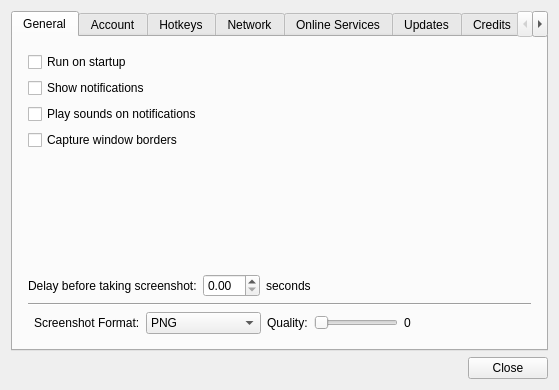
<?xml version="1.0" encoding="UTF-8"?>
<ui version="4.0">
 <class>PreferencesDialog</class>
 <widget class="QDialog" name="PreferencesDialog">
  <property name="windowModality">
   <enum>Qt::ApplicationModal</enum>
  </property>
  <property name="enabled">
   <bool>true</bool>
  </property>
  <property name="geometry">
   <rect>
    <x>0</x>
    <y>0</y>
    <width>559</width>
    <height>387</height>
   </rect>
  </property>
  <property name="sizePolicy">
   <sizepolicy hsizetype="Preferred" vsizetype="Preferred">
    <horstretch>0</horstretch>
    <verstretch>0</verstretch>
   </sizepolicy>
  </property>
  <property name="windowTitle">
   <string>Preferences - ScreenCloud</string>
  </property>
  <property name="sizeGripEnabled">
   <bool>false</bool>
  </property>
  <property name="modal">
   <bool>false</bool>
  </property>
  <layout class="QVBoxLayout" name="verticalLayout_5">
   <item>
    <widget class="QTabWidget" name="tabWidget">
     <property name="enabled">
      <bool>true</bool>
     </property>
     <property name="sizePolicy">
      <sizepolicy hsizetype="Expanding" vsizetype="Expanding">
       <horstretch>0</horstretch>
       <verstretch>0</verstretch>
      </sizepolicy>
     </property>
     <property name="minimumSize">
      <size>
       <width>500</width>
       <height>340</height>
      </size>
     </property>
     <property name="currentIndex">
      <number>0</number>
     </property>
     <widget class="QWidget" name="tab_general">
      <attribute name="title">
       <string>General</string>
      </attribute>
      <layout class="QVBoxLayout" name="verticalLayout_10">
       <item>
        <layout class="QVBoxLayout" name="verticalLayout_9">
         <property name="leftMargin">
          <number>6</number>
         </property>
         <property name="topMargin">
          <number>6</number>
         </property>
         <property name="rightMargin">
          <number>6</number>
         </property>
         <property name="bottomMargin">
          <number>6</number>
         </property>
         <item>
          <widget class="QCheckBox" name="checkBox_startup">
           <property name="text">
            <string>Run on startup</string>
           </property>
          </widget>
         </item>
         <item>
          <widget class="QCheckBox" name="checkBox_notifications">
           <property name="text">
            <string>Show notifications</string>
           </property>
          </widget>
         </item>
         <item>
          <widget class="QCheckBox" name="checkBox_soundNotifications">
           <property name="text">
            <string>Play sounds on notifications</string>
           </property>
          </widget>
         </item>
         <item>
          <widget class="QCheckBox" name="checkBox_windowBorders">
           <property name="text">
            <string>Capture window borders</string>
           </property>
          </widget>
         </item>
         <item>
          <spacer name="verticalSpacer_2">
           <property name="orientation">
            <enum>Qt::Vertical</enum>
           </property>
           <property name="sizeHint" stdset="0">
            <size>
             <width>20</width>
             <height>40</height>
            </size>
           </property>
          </spacer>
         </item>
         <item>
          <layout class="QHBoxLayout" name="layout_delay">
           <item>
            <widget class="QLabel" name="label_delay">
             <property name="text">
              <string>Delay before taking screenshot:</string>
             </property>
            </widget>
           </item>
           <item>
            <widget class="QDoubleSpinBox" name="spinBox_delay">
             <property name="maximum">
              <double>10.000000000000000</double>
             </property>
             <property name="singleStep">
              <double>0.100000000000000</double>
             </property>
            </widget>
           </item>
           <item>
            <widget class="QLabel" name="label_seconds">
             <property name="text">
              <string>seconds</string>
             </property>
            </widget>
           </item>
           <item>
            <spacer name="horizontalSpacer_6">
             <property name="orientation">
              <enum>Qt::Horizontal</enum>
             </property>
             <property name="sizeHint" stdset="0">
              <size>
               <width>40</width>
               <height>20</height>
              </size>
             </property>
            </spacer>
           </item>
          </layout>
         </item>
         <item>
          <widget class="Line" name="line_2">
           <property name="orientation">
            <enum>Qt::Horizontal</enum>
           </property>
          </widget>
         </item>
         <item>
          <layout class="QHBoxLayout" name="layout_filetype">
           <item>
            <widget class="Line" name="line">
             <property name="orientation">
              <enum>Qt::Horizontal</enum>
             </property>
            </widget>
           </item>
           <item>
            <widget class="QLabel" name="label_screenshot_format">
             <property name="text">
              <string>Screenshot Format:</string>
             </property>
            </widget>
           </item>
           <item>
            <widget class="QComboBox" name="combobox_imageFormat">
             <property name="sizePolicy">
              <sizepolicy hsizetype="Preferred" vsizetype="Preferred">
               <horstretch>1</horstretch>
               <verstretch>0</verstretch>
              </sizepolicy>
             </property>
             <property name="editable">
              <bool>false</bool>
             </property>
             <item>
              <property name="text">
               <string notr="true">PNG</string>
              </property>
             </item>
             <item>
              <property name="text">
               <string notr="true">JPG</string>
              </property>
             </item>
            </widget>
           </item>
           <item>
            <widget class="QLabel" name="label_quality">
             <property name="text">
              <string>Quality:</string>
             </property>
            </widget>
           </item>
           <item>
            <widget class="QSlider" name="slider_jpegQuality">
             <property name="maximum">
              <number>100</number>
             </property>
             <property name="orientation">
              <enum>Qt::Horizontal</enum>
             </property>
            </widget>
           </item>
           <item>
            <widget class="QLabel" name="label_qualityNumber">
             <property name="text">
              <string>0</string>
             </property>
            </widget>
           </item>
           <item>
            <spacer name="horizontalSpacer_3">
             <property name="orientation">
              <enum>Qt::Horizontal</enum>
             </property>
             <property name="sizeType">
              <enum>QSizePolicy::Preferred</enum>
             </property>
             <property name="sizeHint" stdset="0">
              <size>
               <width>120</width>
               <height>20</height>
              </size>
             </property>
            </spacer>
           </item>
          </layout>
         </item>
        </layout>
       </item>
      </layout>
     </widget>
     <widget class="QWidget" name="tab_account">
      <attribute name="title">
       <string>Account</string>
      </attribute>
      <layout class="QVBoxLayout" name="verticalLayout_7">
       <item>
        <widget class="QGroupBox" name="group_account">
         <property name="title">
          <string>Account</string>
         </property>
         <layout class="QVBoxLayout" name="verticalLayout_8">
          <item>
           <layout class="QFormLayout" name="formLayout">
            <item row="0" column="0">
             <widget class="QLabel" name="label_textEmail">
              <property name="text">
               <string>Logged in as:</string>
              </property>
             </widget>
            </item>
            <item row="0" column="1">
             <widget class="QLabel" name="label_email">
              <property name="text">
               <string>test@example.com</string>
              </property>
             </widget>
            </item>
            <item row="1" column="0">
             <widget class="QLabel" name="label_textScreenshots">
              <property name="text">
               <string>Screenshots:</string>
              </property>
             </widget>
            </item>
            <item row="1" column="1">
             <widget class="QLabel" name="label_screenshots">
              <property name="text">
               <string>Loading...</string>
              </property>
             </widget>
            </item>
            <item row="2" column="0">
             <widget class="QLabel" name="label_textAccountType">
              <property name="text">
               <string>Account Type:</string>
              </property>
             </widget>
            </item>
            <item row="2" column="1">
             <widget class="QLabel" name="label_accountType">
              <property name="text">
               <string>Loading...</string>
              </property>
             </widget>
            </item>
           </layout>
          </item>
          <item>
           <layout class="QHBoxLayout" name="horizontalLayout_3">
            <item>
             <widget class="QPushButton" name="button_logout">
              <property name="text">
               <string>Log out...</string>
              </property>
             </widget>
            </item>
            <item>
             <widget class="QPushButton" name="button_dashboard">
              <property name="text">
               <string>Open Online Dashboard...</string>
              </property>
             </widget>
            </item>
            <item>
             <spacer name="spacer_accountButtons">
              <property name="orientation">
               <enum>Qt::Horizontal</enum>
              </property>
              <property name="sizeHint" stdset="0">
               <size>
                <width>40</width>
                <height>20</height>
               </size>
              </property>
             </spacer>
            </item>
           </layout>
          </item>
         </layout>
        </widget>
       </item>
       <item>
        <widget class="QGroupBox" name="group_notLoggedIn">
         <property name="title">
          <string>Not logged in</string>
         </property>
         <layout class="QVBoxLayout" name="verticalLayout">
          <item>
           <widget class="QLabel" name="label_youAreNotLoggedIn">
            <property name="text">
             <string>You are not logged in to ScreenCloud.</string>
            </property>
           </widget>
          </item>
          <item>
           <widget class="QLabel" name="label_loggingIn">
            <property name="text">
             <string>&lt;html&gt;&lt;head/&gt;&lt;body&gt;&lt;p&gt;Logging in will allow you to share screenshots on &lt;a href=&quot;https://screencloud.net/&quot;&gt;&lt;span style=&quot; text-decoration: underline; color:#0000ff;&quot;&gt;screencloud.net&lt;/span&gt;&lt;/a&gt;&lt;/p&gt;&lt;/body&gt;&lt;/html&gt;</string>
            </property>
           </widget>
          </item>
          <item>
           <layout class="QHBoxLayout" name="horizontalLayout_2">
            <item>
             <widget class="QPushButton" name="button_login">
              <property name="sizePolicy">
               <sizepolicy hsizetype="Preferred" vsizetype="Preferred">
                <horstretch>0</horstretch>
                <verstretch>0</verstretch>
               </sizepolicy>
              </property>
              <property name="text">
               <string>Log in...</string>
              </property>
              <property name="default">
               <bool>false</bool>
              </property>
              <property name="flat">
               <bool>false</bool>
              </property>
             </widget>
            </item>
            <item>
             <spacer name="horizontalSpacer_7">
              <property name="orientation">
               <enum>Qt::Horizontal</enum>
              </property>
              <property name="sizeHint" stdset="0">
               <size>
                <width>40</width>
                <height>20</height>
               </size>
              </property>
             </spacer>
            </item>
           </layout>
          </item>
         </layout>
        </widget>
       </item>
       <item>
        <spacer name="verticalSpacer">
         <property name="orientation">
          <enum>Qt::Vertical</enum>
         </property>
         <property name="sizeHint" stdset="0">
          <size>
           <width>20</width>
           <height>40</height>
          </size>
         </property>
        </spacer>
       </item>
      </layout>
     </widget>
     <widget class="QWidget" name="tab_hotkeys">
      <attribute name="title">
       <string>Hotkeys</string>
      </attribute>
      <layout class="QVBoxLayout" name="verticalLayout_15">
       <item>
        <layout class="QVBoxLayout" name="verticalLayout_2">
         <item>
          <widget class="QTableWidget" name="table_hotkeys">
           <property name="sizePolicy">
            <sizepolicy hsizetype="Expanding" vsizetype="Expanding">
             <horstretch>0</horstretch>
             <verstretch>0</verstretch>
            </sizepolicy>
           </property>
           <property name="autoFillBackground">
            <bool>false</bool>
           </property>
           <property name="editTriggers">
            <set>QAbstractItemView::DoubleClicked|QAbstractItemView::EditKeyPressed</set>
           </property>
           <property name="dragEnabled">
            <bool>false</bool>
           </property>
           <property name="dragDropOverwriteMode">
            <bool>false</bool>
           </property>
           <property name="selectionMode">
            <enum>QAbstractItemView::SingleSelection</enum>
           </property>
           <property name="columnCount">
            <number>2</number>
           </property>
           <attribute name="horizontalHeaderDefaultSectionSize">
            <number>200</number>
           </attribute>
           <attribute name="horizontalHeaderMinimumSectionSize">
            <number>200</number>
           </attribute>
           <attribute name="horizontalHeaderStretchLastSection">
            <bool>true</bool>
           </attribute>
           <attribute name="verticalHeaderVisible">
            <bool>false</bool>
           </attribute>
           <attribute name="verticalHeaderStretchLastSection">
            <bool>false</bool>
           </attribute>
           <row>
            <property name="text">
             <string>0</string>
            </property>
           </row>
           <row>
            <property name="text">
             <string>1</string>
            </property>
           </row>
           <row>
            <property name="text">
             <string>2</string>
            </property>
           </row>
           <column>
            <property name="text">
             <string>Action</string>
            </property>
           </column>
           <column>
            <property name="text">
             <string>Shortcut</string>
            </property>
           </column>
           <item row="0" column="0">
            <property name="text">
             <string>Capture Full Screen</string>
            </property>
           </item>
           <item row="0" column="1">
            <property name="text">
             <string>shortcut 1</string>
            </property>
           </item>
           <item row="1" column="0">
            <property name="text">
             <string>Capture Selection</string>
            </property>
           </item>
           <item row="1" column="1">
            <property name="text">
             <string>shortcut 2</string>
            </property>
           </item>
           <item row="2" column="0">
            <property name="text">
             <string>Capture Active Window</string>
            </property>
           </item>
           <item row="2" column="1">
            <property name="text">
             <string>shortcut 3</string>
            </property>
           </item>
          </widget>
         </item>
         <item>
          <layout class="QHBoxLayout" name="horizontalLayout">
           <item>
            <widget class="QPushButton" name="button_restoreDefaults">
             <property name="text">
              <string>Restore &amp;defaults</string>
             </property>
            </widget>
           </item>
           <item>
            <spacer name="horizontalSpacer_4">
             <property name="orientation">
              <enum>Qt::Horizontal</enum>
             </property>
             <property name="sizeHint" stdset="0">
              <size>
               <width>40</width>
               <height>20</height>
              </size>
             </property>
            </spacer>
           </item>
          </layout>
         </item>
        </layout>
       </item>
      </layout>
     </widget>
     <widget class="QWidget" name="tab_network">
      <attribute name="title">
       <string>Network</string>
      </attribute>
      <layout class="QVBoxLayout" name="verticalLayout_6">
       <item>
        <widget class="QGroupBox" name="groupBox">
         <property name="title">
          <string>Proxy settings</string>
         </property>
         <layout class="QHBoxLayout" name="horizontalLayout_5">
          <item>
           <layout class="QVBoxLayout" name="verticalLayout_3">
            <item>
             <layout class="QFormLayout" name="formLayout_4">
              <property name="fieldGrowthPolicy">
               <enum>QFormLayout::ExpandingFieldsGrow</enum>
              </property>
              <item row="0" column="0">
               <widget class="QLabel" name="label_proxy">
                <property name="text">
                 <string>Proxy server:</string>
                </property>
               </widget>
              </item>
              <item row="0" column="1">
               <widget class="QComboBox" name="comboBox_proxyType">
                <property name="sizePolicy">
                 <sizepolicy hsizetype="Expanding" vsizetype="Preferred">
                  <horstretch>0</horstretch>
                  <verstretch>0</verstretch>
                 </sizepolicy>
                </property>
                <item>
                 <property name="text">
                  <string>None</string>
                 </property>
                </item>
                <item>
                 <property name="text">
                  <string>Automatic (use system settings)</string>
                 </property>
                </item>
                <item>
                 <property name="text">
                  <string>HTTP</string>
                 </property>
                </item>
                <item>
                 <property name="text">
                  <string>SOCKS5</string>
                 </property>
                </item>
               </widget>
              </item>
             </layout>
            </item>
            <item>
             <widget class="QWidget" name="formWidget_hostnamePort" native="true">
              <layout class="QFormLayout" name="formLayout_hostnamePort">
               <property name="fieldGrowthPolicy">
                <enum>QFormLayout::AllNonFixedFieldsGrow</enum>
               </property>
               <item row="2" column="1">
                <widget class="QSpinBox" name="spinBox_port">
                 <property name="maximum">
                  <number>65535</number>
                 </property>
                 <property name="value">
                  <number>8080</number>
                 </property>
                </widget>
               </item>
               <item row="2" column="0">
                <widget class="QLabel" name="label_port">
                 <property name="text">
                  <string>Port:</string>
                 </property>
                </widget>
               </item>
               <item row="1" column="1">
                <widget class="QLineEdit" name="input_hostname"/>
               </item>
               <item row="1" column="0">
                <widget class="QLabel" name="label_hostname">
                 <property name="text">
                  <string>Hostname:</string>
                 </property>
                </widget>
               </item>
              </layout>
             </widget>
            </item>
            <item>
             <widget class="QCheckBox" name="checkBox_auth">
              <property name="text">
               <string>Proxy server requires authentication</string>
              </property>
             </widget>
            </item>
            <item>
             <widget class="QWidget" name="formWidget_ProxyAuth" native="true">
              <property name="enabled">
               <bool>false</bool>
              </property>
              <layout class="QFormLayout" name="form_proxyAuth">
               <property name="fieldGrowthPolicy">
                <enum>QFormLayout::AllNonFixedFieldsGrow</enum>
               </property>
               <item row="0" column="0">
                <widget class="QLabel" name="label_proxyUsername">
                 <property name="text">
                  <string>Username:</string>
                 </property>
                </widget>
               </item>
               <item row="0" column="1">
                <widget class="QLineEdit" name="input_proxyUsername"/>
               </item>
               <item row="1" column="0">
                <widget class="QLabel" name="label_proxyPassword">
                 <property name="text">
                  <string>Password:</string>
                 </property>
                </widget>
               </item>
               <item row="1" column="1">
                <widget class="QLineEdit" name="input_proxyPassword">
                 <property name="echoMode">
                  <enum>QLineEdit::Password</enum>
                 </property>
                </widget>
               </item>
              </layout>
             </widget>
            </item>
           </layout>
          </item>
          <item>
           <spacer name="horizontalSpacer_8">
            <property name="orientation">
             <enum>Qt::Horizontal</enum>
            </property>
            <property name="sizeType">
             <enum>QSizePolicy::Preferred</enum>
            </property>
            <property name="sizeHint" stdset="0">
             <size>
              <width>232</width>
              <height>20</height>
             </size>
            </property>
           </spacer>
          </item>
         </layout>
        </widget>
       </item>
       <item>
        <spacer name="verticalSpacer_3">
         <property name="orientation">
          <enum>Qt::Vertical</enum>
         </property>
         <property name="sizeHint" stdset="0">
          <size>
           <width>20</width>
           <height>40</height>
          </size>
         </property>
        </spacer>
       </item>
      </layout>
     </widget>
     <widget class="QWidget" name="tab_services">
      <attribute name="title">
       <string>Online Services</string>
      </attribute>
      <layout class="QVBoxLayout" name="verticalLayout_12">
       <item>
        <widget class="QListView" name="list_uploaders"/>
       </item>
       <item>
        <layout class="QHBoxLayout" name="layout_buttons">
         <item>
          <widget class="QPushButton" name="button_settings">
           <property name="enabled">
            <bool>false</bool>
           </property>
           <property name="sizePolicy">
            <sizepolicy hsizetype="MinimumExpanding" vsizetype="Fixed">
             <horstretch>0</horstretch>
             <verstretch>0</verstretch>
            </sizepolicy>
           </property>
           <property name="text">
            <string>Settings...</string>
           </property>
          </widget>
         </item>
         <item>
          <widget class="QPushButton" name="button_plugins">
           <property name="sizePolicy">
            <sizepolicy hsizetype="MinimumExpanding" vsizetype="Fixed">
             <horstretch>0</horstretch>
             <verstretch>0</verstretch>
            </sizepolicy>
           </property>
           <property name="text">
            <string>More services...</string>
           </property>
          </widget>
         </item>
         <item>
          <spacer name="horizontalSpacer">
           <property name="orientation">
            <enum>Qt::Horizontal</enum>
           </property>
           <property name="sizeHint" stdset="0">
            <size>
             <width>40</width>
             <height>20</height>
            </size>
           </property>
          </spacer>
         </item>
         <item>
          <widget class="QCheckBox" name="checkBox_askMe">
           <property name="text">
            <string>Ask me before uploading</string>
           </property>
          </widget>
         </item>
        </layout>
       </item>
      </layout>
     </widget>
     <widget class="QWidget" name="tab_updates">
      <attribute name="title">
       <string>Updates</string>
      </attribute>
      <layout class="QVBoxLayout" name="verticalLayout_13">
       <item>
        <widget class="QGroupBox" name="group_version">
         <property name="title">
          <string>Version</string>
         </property>
         <layout class="QVBoxLayout" name="verticalLayout_16">
          <item>
           <layout class="QFormLayout" name="formLayout_version">
            <property name="fieldGrowthPolicy">
             <enum>QFormLayout::AllNonFixedFieldsGrow</enum>
            </property>
            <item row="0" column="0">
             <widget class="QLabel" name="label_textCurrentVersion">
              <property name="text">
               <string>Installed version:</string>
              </property>
             </widget>
            </item>
            <item row="0" column="1">
             <widget class="QLabel" name="label_currentVersion">
              <property name="text">
               <string>0.0.0</string>
              </property>
             </widget>
            </item>
            <item row="1" column="0">
             <widget class="QLabel" name="label_textLatestVersion">
              <property name="text">
               <string>Latest version:</string>
              </property>
             </widget>
            </item>
            <item row="1" column="1">
             <widget class="QLabel" name="label_latestVersion">
              <property name="text">
               <string>Loading...</string>
              </property>
             </widget>
            </item>
           </layout>
          </item>
         </layout>
        </widget>
       </item>
       <item>
        <widget class="QGroupBox" name="group_updateSettings">
         <property name="title">
          <string>Settings</string>
         </property>
         <layout class="QVBoxLayout" name="verticalLayout_17">
          <item>
           <widget class="QCheckBox" name="checkBox_autoUpdate">
            <property name="text">
             <string>Check for updates automatically</string>
            </property>
           </widget>
          </item>
         </layout>
        </widget>
       </item>
       <item>
        <layout class="QHBoxLayout" name="layout_updateButton">
         <item>
          <widget class="QPushButton" name="button_checkForUpdates">
           <property name="sizePolicy">
            <sizepolicy hsizetype="Preferred" vsizetype="Preferred">
             <horstretch>0</horstretch>
             <verstretch>0</verstretch>
            </sizepolicy>
           </property>
           <property name="minimumSize">
            <size>
             <width>40</width>
             <height>0</height>
            </size>
           </property>
           <property name="text">
            <string>Check for updates now...</string>
           </property>
          </widget>
         </item>
         <item>
          <spacer name="horizontalSpacer_5">
           <property name="orientation">
            <enum>Qt::Horizontal</enum>
           </property>
           <property name="sizeHint" stdset="0">
            <size>
             <width>40</width>
             <height>20</height>
            </size>
           </property>
          </spacer>
         </item>
        </layout>
       </item>
       <item>
        <spacer name="verticalSpacer_4">
         <property name="orientation">
          <enum>Qt::Vertical</enum>
         </property>
         <property name="sizeHint" stdset="0">
          <size>
           <width>20</width>
           <height>40</height>
          </size>
         </property>
        </spacer>
       </item>
      </layout>
     </widget>
     <widget class="QWidget" name="tab_credits">
      <attribute name="title">
       <string>Credits</string>
      </attribute>
      <layout class="QVBoxLayout" name="verticalLayout_14">
       <item>
        <widget class="QLabel" name="label_credits">
         <property name="font">
          <font>
           <pointsize>12</pointsize>
           <weight>50</weight>
           <bold>false</bold>
          </font>
         </property>
         <property name="text">
          <string>&lt;!DOCTYPE HTML PUBLIC &quot;-//W3C//DTD HTML 4.0//EN&quot; &quot;http://www.w3.org/TR/REC-html40/strict.dtd&quot;&gt;
&lt;html&gt;&lt;head&gt;&lt;meta name=&quot;qrichtext&quot; content=&quot;1&quot; /&gt;&lt;style type=&quot;text/css&quot;&gt;
p, li { white-space: pre-wrap; }
&lt;/style&gt;&lt;/head&gt;&lt;body style=&quot; font-family:'MS Shell Dlg 2'; font-size:12pt; font-weight:400; font-style:normal;&quot;&gt;
&lt;p style=&quot; margin-top:12px; margin-bottom:0px; margin-left:0px; margin-right:0px; -qt-block-indent:0; text-indent:0px;&quot;&gt;&lt;span style=&quot; font-family:'Ubuntu'; font-size:11pt;&quot;&gt;This application and the ScreenCloud website was made by Olav Sortland Thoresen. The following libraries were used:&lt;/span&gt;&lt;/p&gt;
&lt;ul style=&quot;margin-top: 0px; margin-bottom: 0px; margin-left: 0px; margin-right: 0px; -qt-list-indent: 1;&quot;&gt;&lt;li style=&quot; font-family:'Ubuntu'; font-size:11pt; font-weight:600;&quot; style=&quot; margin-top:12px; margin-bottom:0px; margin-left:0px; margin-right:0px; -qt-block-indent:0; text-indent:0px;&quot;&gt;&lt;a href=&quot;http://qt-project.org/&quot;&gt;&lt;span style=&quot; font-weight:400; text-decoration: underline; color:#0000ff;&quot;&gt;Qt&lt;/span&gt;&lt;/a&gt;&lt;/li&gt;
&lt;li style=&quot; font-family:'Ubuntu'; font-size:11pt;&quot; style=&quot; margin-top:0px; margin-bottom:0px; margin-left:0px; margin-right:0px; -qt-block-indent:0; text-indent:0px;&quot;&gt;&lt;a href=&quot;http://libqxt.org/&quot;&gt;&lt;span style=&quot; text-decoration: underline; color:#0000ff;&quot;&gt;Qxt&lt;/span&gt;&lt;/a&gt;&lt;/li&gt;
&lt;li style=&quot; font-family:'Ubuntu'; font-size:11pt;&quot; style=&quot; margin-top:0px; margin-bottom:0px; margin-left:0px; margin-right:0px; -qt-block-indent:0; text-indent:0px;&quot;&gt;&lt;a href=&quot;http://qt.gitorious.org/qt-solutions&quot;&gt;&lt;span style=&quot; text-decoration: underline; color:#0000ff;&quot;&gt;QtSolutions&lt;/span&gt;&lt;/a&gt;&lt;/li&gt;&lt;/ul&gt;
&lt;ul style=&quot;margin-top: 0px; margin-bottom: 0px; margin-left: 0px; margin-right: 0px; -qt-list-indent: 1;&quot;&gt;&lt;li style=&quot; font-family:'Ubuntu'; font-size:11pt;&quot; style=&quot; margin-top:0px; margin-bottom:0px; margin-left:0px; margin-right:0px; -qt-block-indent:0; text-indent:0px;&quot;&gt;&lt;a href=&quot;http://pythonqt.sourceforge.net/&quot;&gt;&lt;span style=&quot; text-decoration: underline; color:#0000ff;&quot;&gt;PythonQt&lt;/span&gt;&lt;/a&gt;&lt;/li&gt;&lt;/ul&gt;
&lt;ul style=&quot;margin-top: 0px; margin-bottom: 0px; margin-left: 0px; margin-right: 0px; -qt-list-indent: 1;&quot;&gt;&lt;li style=&quot; font-family:'Ubuntu'; font-size:11pt;&quot; style=&quot; margin-top:0px; margin-bottom:0px; margin-left:0px; margin-right:0px; -qt-block-indent:0; text-indent:0px;&quot;&gt;&lt;a href=&quot;http://quazip.sourceforge.net/&quot;&gt;&lt;span style=&quot; text-decoration: underline; color:#0000ff;&quot;&gt;QuaZip&lt;/span&gt;&lt;/a&gt;&lt;/li&gt;&lt;/ul&gt;
&lt;p style=&quot;-qt-paragraph-type:empty; margin-top:0px; margin-bottom:0px; margin-left:0px; margin-right:0px; -qt-block-indent:0; text-indent:0px; font-family:'Ubuntu'; font-size:11pt; text-decoration: underline; color:#0000ff;&quot;&gt;&lt;br /&gt;&lt;/p&gt;&lt;/body&gt;&lt;/html&gt;</string>
         </property>
         <property name="scaledContents">
          <bool>false</bool>
         </property>
         <property name="wordWrap">
          <bool>true</bool>
         </property>
         <property name="openExternalLinks">
          <bool>true</bool>
         </property>
        </widget>
       </item>
       <item>
        <spacer name="verticalSpacer_5">
         <property name="orientation">
          <enum>Qt::Vertical</enum>
         </property>
         <property name="sizeHint" stdset="0">
          <size>
           <width>20</width>
           <height>40</height>
          </size>
         </property>
        </spacer>
       </item>
       <item>
        <widget class="QLabel" name="label">
         <property name="text">
          <string>&lt;html&gt;&lt;head/&gt;&lt;body&gt;&lt;p&gt;&lt;span style=&quot; font-family:'Ubuntu'; font-size:11pt;&quot;&gt;ScreenCloud uses icons from &lt;/span&gt;&lt;a href=&quot;http://www.visualpharm.com/must_have_icon_set/&quot;&gt;&lt;span style=&quot; font-family:'Ubuntu'; font-size:11pt; text-decoration: underline; color:#0000ff;&quot;&gt;Must Have&lt;/span&gt;&lt;/a&gt;&lt;span style=&quot; font-family:'Ubuntu'; font-size:11pt;&quot;&gt; and &lt;/span&gt;&lt;a href=&quot;http://freebiesbooth.com/hand-drawn-web-icons&quot;&gt;&lt;span style=&quot; font-family:'Ubuntu'; font-size:11pt; text-decoration: underline; color:#0000ff;&quot;&gt;Hand Drawn Web Icons&lt;/span&gt;&lt;/a&gt;&lt;span style=&quot; font-family:'Ubuntu'; font-size:11pt;&quot;&gt;.&lt;br/&gt;&lt;/span&gt;&lt;/p&gt;&lt;/body&gt;&lt;/html&gt;</string>
         </property>
         <property name="openExternalLinks">
          <bool>true</bool>
         </property>
        </widget>
       </item>
       <item>
        <layout class="QHBoxLayout" name="horizontalLayout_4">
         <item>
          <widget class="QPushButton" name="button_licenses">
           <property name="text">
            <string>Licenses...</string>
           </property>
           <property name="autoDefault">
            <bool>false</bool>
           </property>
          </widget>
         </item>
         <item>
          <widget class="QPushButton" name="button_aboutqt">
           <property name="text">
            <string>About Qt...</string>
           </property>
           <property name="autoDefault">
            <bool>false</bool>
           </property>
          </widget>
         </item>
         <item>
          <spacer name="horizontalSpacer_2">
           <property name="orientation">
            <enum>Qt::Horizontal</enum>
           </property>
           <property name="sizeHint" stdset="0">
            <size>
             <width>40</width>
             <height>20</height>
            </size>
           </property>
          </spacer>
         </item>
        </layout>
       </item>
      </layout>
     </widget>
     <widget class="QWidget" name="tab_debug">
      <property name="enabled">
       <bool>false</bool>
      </property>
      <attribute name="title">
       <string>Debug</string>
      </attribute>
      <layout class="QVBoxLayout" name="verticalLayout_11">
       <item>
        <layout class="QVBoxLayout" name="layout_debug"/>
       </item>
      </layout>
     </widget>
    </widget>
   </item>
   <item>
    <widget class="QDialogButtonBox" name="buttonBox_close">
     <property name="sizePolicy">
      <sizepolicy hsizetype="Preferred" vsizetype="Preferred">
       <horstretch>0</horstretch>
       <verstretch>0</verstretch>
      </sizepolicy>
     </property>
     <property name="sizeIncrement">
      <size>
       <width>0</width>
       <height>0</height>
      </size>
     </property>
     <property name="standardButtons">
      <set>QDialogButtonBox::Close</set>
     </property>
    </widget>
   </item>
  </layout>
  <action name="actionShowDebug">
   <property name="text">
    <string>Show Debug</string>
   </property>
   <property name="shortcut">
    <string>Ctrl+D</string>
   </property>
  </action>
 </widget>
 <tabstops>
  <tabstop>checkBox_startup</tabstop>
  <tabstop>checkBox_notifications</tabstop>
  <tabstop>checkBox_soundNotifications</tabstop>
  <tabstop>checkBox_windowBorders</tabstop>
  <tabstop>spinBox_delay</tabstop>
  <tabstop>combobox_imageFormat</tabstop>
  <tabstop>slider_jpegQuality</tabstop>
  <tabstop>table_hotkeys</tabstop>
  <tabstop>list_uploaders</tabstop>
  <tabstop>button_settings</tabstop>
  <tabstop>checkBox_askMe</tabstop>
 </tabstops>
 <resources/>
 <connections>
  <connection>
   <sender>buttonBox_close</sender>
   <signal>clicked(QAbstractButton*)</signal>
   <receiver>PreferencesDialog</receiver>
   <slot>accept()</slot>
   <hints>
    <hint type="sourcelabel">
     <x>483</x>
     <y>374</y>
    </hint>
    <hint type="destinationlabel">
     <x>3</x>
     <y>356</y>
    </hint>
   </hints>
  </connection>
  <connection>
   <sender>checkBox_auth</sender>
   <signal>toggled(bool)</signal>
   <receiver>formWidget_ProxyAuth</receiver>
   <slot>setEnabled(bool)</slot>
   <hints>
    <hint type="sourcelabel">
     <x>130</x>
     <y>184</y>
    </hint>
    <hint type="destinationlabel">
     <x>130</x>
     <y>220</y>
    </hint>
   </hints>
  </connection>
  <connection>
   <sender>slider_jpegQuality</sender>
   <signal>valueChanged(int)</signal>
   <receiver>label_qualityNumber</receiver>
   <slot>setNum(int)</slot>
   <hints>
    <hint type="sourcelabel">
     <x>391</x>
     <y>327</y>
    </hint>
    <hint type="destinationlabel">
     <x>403</x>
     <y>328</y>
    </hint>
   </hints>
  </connection>
 </connections>
</ui>
